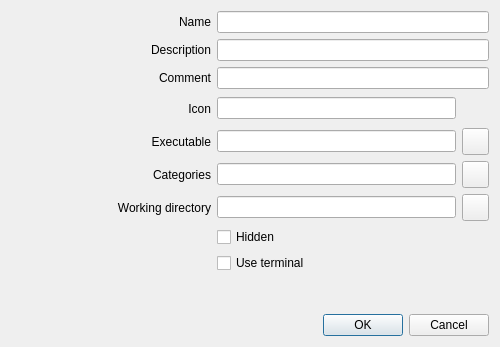
<?xml version="1.0" encoding="UTF-8"?>
<ui version="4.0">
 <class>EditAppWindow</class>
 <widget class="QDialog" name="EditAppWindow">
  <property name="geometry">
   <rect>
    <x>0</x>
    <y>0</y>
    <width>500</width>
    <height>347</height>
   </rect>
  </property>
  <property name="windowTitle">
   <string>Edit application</string>
  </property>
  <layout class="QVBoxLayout" name="verticalLayout">
   <item>
    <layout class="QHBoxLayout" name="layout_name">
     <item>
      <widget class="QLabel" name="label_name">
       <property name="minimumSize">
        <size>
         <width>200</width>
         <height>0</height>
        </size>
       </property>
       <property name="maximumSize">
        <size>
         <width>200</width>
         <height>16777215</height>
        </size>
       </property>
       <property name="text">
        <string>Name</string>
       </property>
       <property name="alignment">
        <set>Qt::AlignRight|Qt::AlignTrailing|Qt::AlignVCenter</set>
       </property>
      </widget>
     </item>
     <item>
      <widget class="QLineEdit" name="lineEdit_name"/>
     </item>
    </layout>
   </item>
   <item>
    <layout class="QHBoxLayout" name="layout_description">
     <item>
      <widget class="QLabel" name="label_description">
       <property name="minimumSize">
        <size>
         <width>200</width>
         <height>0</height>
        </size>
       </property>
       <property name="maximumSize">
        <size>
         <width>200</width>
         <height>16777215</height>
        </size>
       </property>
       <property name="text">
        <string>Description</string>
       </property>
       <property name="alignment">
        <set>Qt::AlignRight|Qt::AlignTrailing|Qt::AlignVCenter</set>
       </property>
      </widget>
     </item>
     <item>
      <widget class="QLineEdit" name="lineEdit_description"/>
     </item>
    </layout>
   </item>
   <item>
    <layout class="QHBoxLayout" name="layout_comment">
     <item>
      <widget class="QLabel" name="label_comment">
       <property name="minimumSize">
        <size>
         <width>200</width>
         <height>0</height>
        </size>
       </property>
       <property name="maximumSize">
        <size>
         <width>200</width>
         <height>16777215</height>
        </size>
       </property>
       <property name="text">
        <string>Comment</string>
       </property>
       <property name="alignment">
        <set>Qt::AlignRight|Qt::AlignTrailing|Qt::AlignVCenter</set>
       </property>
      </widget>
     </item>
     <item>
      <widget class="QLineEdit" name="lineEdit_comment"/>
     </item>
    </layout>
   </item>
   <item>
    <layout class="QHBoxLayout" name="layout_icon">
     <item>
      <widget class="QLabel" name="label_icon">
       <property name="minimumSize">
        <size>
         <width>200</width>
         <height>0</height>
        </size>
       </property>
       <property name="maximumSize">
        <size>
         <width>200</width>
         <height>16777215</height>
        </size>
       </property>
       <property name="text">
        <string>Icon</string>
       </property>
       <property name="alignment">
        <set>Qt::AlignRight|Qt::AlignTrailing|Qt::AlignVCenter</set>
       </property>
      </widget>
     </item>
     <item>
      <widget class="QLineEdit" name="lineEdit_icon"/>
     </item>
     <item>
      <widget class="QLabel" name="label_iconPreview">
       <property name="minimumSize">
        <size>
         <width>27</width>
         <height>27</height>
        </size>
       </property>
       <property name="maximumSize">
        <size>
         <width>27</width>
         <height>27</height>
        </size>
       </property>
       <property name="text">
        <string/>
       </property>
      </widget>
     </item>
    </layout>
   </item>
   <item>
    <layout class="QHBoxLayout" name="layout_exec">
     <item>
      <widget class="QLabel" name="label_exec">
       <property name="minimumSize">
        <size>
         <width>200</width>
         <height>0</height>
        </size>
       </property>
       <property name="maximumSize">
        <size>
         <width>200</width>
         <height>16777215</height>
        </size>
       </property>
       <property name="text">
        <string>Executable</string>
       </property>
       <property name="alignment">
        <set>Qt::AlignRight|Qt::AlignTrailing|Qt::AlignVCenter</set>
       </property>
      </widget>
     </item>
     <item>
      <widget class="QLineEdit" name="lineEdit_exec"/>
     </item>
     <item>
      <widget class="QPushButton" name="pushButton_exec">
       <property name="minimumSize">
        <size>
         <width>27</width>
         <height>27</height>
        </size>
       </property>
       <property name="maximumSize">
        <size>
         <width>27</width>
         <height>27</height>
        </size>
       </property>
       <property name="icon">
        <iconset theme="folder"/>
       </property>
      </widget>
     </item>
    </layout>
   </item>
   <item>
    <layout class="QHBoxLayout" name="layout_categories">
     <item>
      <widget class="QLabel" name="label_ecategories">
       <property name="minimumSize">
        <size>
         <width>200</width>
         <height>0</height>
        </size>
       </property>
       <property name="maximumSize">
        <size>
         <width>200</width>
         <height>16777215</height>
        </size>
       </property>
       <property name="text">
        <string>Categories</string>
       </property>
       <property name="alignment">
        <set>Qt::AlignRight|Qt::AlignTrailing|Qt::AlignVCenter</set>
       </property>
      </widget>
     </item>
     <item>
      <widget class="QLineEdit" name="lineEdit_categories"/>
     </item>
     <item>
      <widget class="QPushButton" name="pushButton_categories">
       <property name="minimumSize">
        <size>
         <width>27</width>
         <height>27</height>
        </size>
       </property>
       <property name="maximumSize">
        <size>
         <width>27</width>
         <height>27</height>
        </size>
       </property>
       <property name="icon">
        <iconset theme="list-add"/>
       </property>
      </widget>
     </item>
    </layout>
   </item>
   <item>
    <layout class="QHBoxLayout" name="layout_path">
     <item>
      <widget class="QLabel" name="label_path">
       <property name="minimumSize">
        <size>
         <width>200</width>
         <height>0</height>
        </size>
       </property>
       <property name="maximumSize">
        <size>
         <width>200</width>
         <height>16777215</height>
        </size>
       </property>
       <property name="text">
        <string>Working directory</string>
       </property>
       <property name="alignment">
        <set>Qt::AlignRight|Qt::AlignTrailing|Qt::AlignVCenter</set>
       </property>
      </widget>
     </item>
     <item>
      <widget class="QLineEdit" name="lineEdit_path"/>
     </item>
     <item>
      <widget class="QPushButton" name="pushButton_path">
       <property name="minimumSize">
        <size>
         <width>27</width>
         <height>27</height>
        </size>
       </property>
       <property name="maximumSize">
        <size>
         <width>27</width>
         <height>27</height>
        </size>
       </property>
       <property name="icon">
        <iconset theme="folder">
         <normaloff/>
        </iconset>
       </property>
      </widget>
     </item>
    </layout>
   </item>
   <item>
    <layout class="QHBoxLayout" name="layout_noDisplay">
     <item>
      <widget class="QLabel" name="label_noDisplay">
       <property name="minimumSize">
        <size>
         <width>200</width>
         <height>0</height>
        </size>
       </property>
       <property name="maximumSize">
        <size>
         <width>200</width>
         <height>16777215</height>
        </size>
       </property>
      </widget>
     </item>
     <item>
      <widget class="QCheckBox" name="checkBox_noDisplay">
       <property name="text">
        <string>Hidden</string>
       </property>
      </widget>
     </item>
    </layout>
   </item>
   <item>
    <layout class="QHBoxLayout" name="layout_terminal">
     <item>
      <widget class="QLabel" name="label_terminal">
       <property name="minimumSize">
        <size>
         <width>200</width>
         <height>0</height>
        </size>
       </property>
       <property name="maximumSize">
        <size>
         <width>200</width>
         <height>16777215</height>
        </size>
       </property>
      </widget>
     </item>
     <item>
      <widget class="QCheckBox" name="checkBox_terminal">
       <property name="text">
        <string>Use terminal</string>
       </property>
      </widget>
     </item>
    </layout>
   </item>
   <item>
    <spacer name="verticalSpacer">
     <property name="orientation">
      <enum>Qt::Vertical</enum>
     </property>
     <property name="sizeHint" stdset="0">
      <size>
       <width>20</width>
       <height>40</height>
      </size>
     </property>
    </spacer>
   </item>
   <item>
    <widget class="QDialogButtonBox" name="buttonBox">
     <property name="orientation">
      <enum>Qt::Horizontal</enum>
     </property>
     <property name="standardButtons">
      <set>QDialogButtonBox::Cancel|QDialogButtonBox::Ok</set>
     </property>
    </widget>
   </item>
  </layout>
 </widget>
 <resources/>
 <connections>
  <connection>
   <sender>buttonBox</sender>
   <signal>accepted()</signal>
   <receiver>EditAppWindow</receiver>
   <slot>accept()</slot>
   <hints>
    <hint type="sourcelabel">
     <x>248</x>
     <y>254</y>
    </hint>
    <hint type="destinationlabel">
     <x>157</x>
     <y>274</y>
    </hint>
   </hints>
  </connection>
  <connection>
   <sender>buttonBox</sender>
   <signal>rejected()</signal>
   <receiver>EditAppWindow</receiver>
   <slot>reject()</slot>
   <hints>
    <hint type="sourcelabel">
     <x>316</x>
     <y>260</y>
    </hint>
    <hint type="destinationlabel">
     <x>286</x>
     <y>274</y>
    </hint>
   </hints>
  </connection>
 </connections>
</ui>
